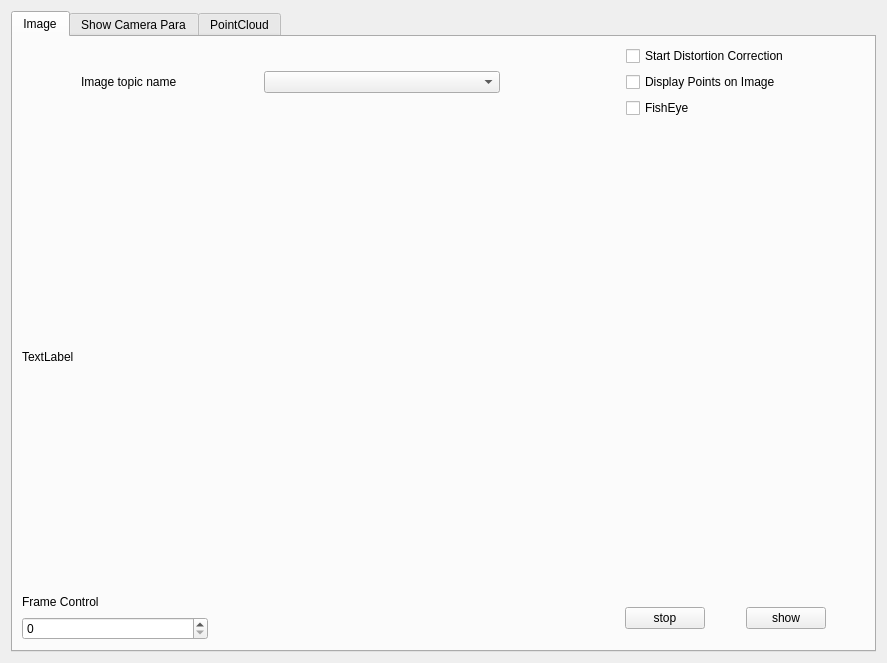
<?xml version="1.0" encoding="UTF-8"?>
<ui version="4.0">
 <class>calibration</class>
 <widget class="QWidget" name="calibration">
  <property name="geometry">
   <rect>
    <x>0</x>
    <y>0</y>
    <width>887</width>
    <height>663</height>
   </rect>
  </property>
  <property name="windowTitle">
   <string>Form</string>
  </property>
  <layout class="QHBoxLayout" name="horizontalLayout_6">
   <item>
    <widget class="QTabWidget" name="tabWidget">
     <property name="currentIndex">
      <number>0</number>
     </property>
     <widget class="QWidget" name="tab">
      <attribute name="title">
       <string>Image</string>
      </attribute>
      <layout class="QHBoxLayout" name="horizontalLayout_11">
       <item>
        <layout class="QVBoxLayout" name="verticalLayout_2" stretch="1,10,1">
         <item>
          <layout class="QHBoxLayout" name="horizontalLayout_3" stretch="4,1,2">
           <item>
            <layout class="QHBoxLayout" name="horizontalLayout_2" stretch="1,2,1,4">
             <item>
              <spacer name="horizontalSpacer_7">
               <property name="orientation">
                <enum>Qt::Horizontal</enum>
               </property>
               <property name="sizeHint" stdset="0">
                <size>
                 <width>13</width>
                 <height>24</height>
                </size>
               </property>
              </spacer>
             </item>
             <item>
              <widget class="QLabel" name="label">
               <property name="text">
                <string>Image topic name</string>
               </property>
              </widget>
             </item>
             <item>
              <spacer name="horizontalSpacer_3">
               <property name="orientation">
                <enum>Qt::Horizontal</enum>
               </property>
               <property name="sizeHint" stdset="0">
                <size>
                 <width>48</width>
                 <height>20</height>
                </size>
               </property>
              </spacer>
             </item>
             <item>
              <widget class="QComboBox" name="image_topic_comboBox"/>
             </item>
            </layout>
           </item>
           <item>
            <spacer name="horizontalSpacer_4">
             <property name="orientation">
              <enum>Qt::Horizontal</enum>
             </property>
             <property name="sizeHint" stdset="0">
              <size>
               <width>48</width>
               <height>20</height>
              </size>
             </property>
            </spacer>
           </item>
           <item>
            <layout class="QVBoxLayout" name="verticalLayout_4">
             <item>
              <widget class="QCheckBox" name="StartRectifier">
               <property name="text">
                <string>Start Distortion Correction</string>
               </property>
              </widget>
             </item>
             <item>
              <widget class="QCheckBox" name="display_points_on_image">
               <property name="text">
                <string>Display Points on Image</string>
               </property>
              </widget>
             </item>
             <item>
              <widget class="QCheckBox" name="is_fisheye">
               <property name="text">
                <string>FishEye</string>
               </property>
              </widget>
             </item>
            </layout>
           </item>
          </layout>
         </item>
         <item>
          <layout class="QVBoxLayout" name="verticalLayout_3" stretch="0">
           <property name="spacing">
            <number>20</number>
           </property>
           <property name="sizeConstraint">
            <enum>QLayout::SetFixedSize</enum>
           </property>
           <item>
            <widget class="QLabel" name="labelImage">
             <property name="text">
              <string>TextLabel</string>
             </property>
            </widget>
           </item>
          </layout>
         </item>
         <item>
          <layout class="QHBoxLayout" name="horizontalLayout_4" stretch="2,4,3">
           <item>
            <layout class="QVBoxLayout" name="verticalLayout_6" stretch="2,1,2,1">
             <item>
              <widget class="QLabel" name="label_2">
               <property name="text">
                <string>Frame Control</string>
               </property>
              </widget>
             </item>
             <item>
              <spacer name="verticalSpacer_5">
               <property name="orientation">
                <enum>Qt::Vertical</enum>
               </property>
               <property name="sizeHint" stdset="0">
                <size>
                 <width>20</width>
                 <height>40</height>
                </size>
               </property>
              </spacer>
             </item>
             <item>
              <widget class="QSpinBox" name="spinBox"/>
             </item>
             <item>
              <spacer name="verticalSpacer_2">
               <property name="orientation">
                <enum>Qt::Vertical</enum>
               </property>
               <property name="sizeHint" stdset="0">
                <size>
                 <width>20</width>
                 <height>40</height>
                </size>
               </property>
              </spacer>
             </item>
            </layout>
           </item>
           <item>
            <spacer name="horizontalSpacer_5">
             <property name="orientation">
              <enum>Qt::Horizontal</enum>
             </property>
             <property name="sizeHint" stdset="0">
              <size>
               <width>40</width>
               <height>20</height>
              </size>
             </property>
            </spacer>
           </item>
           <item>
            <layout class="QVBoxLayout" name="verticalLayout" stretch="1,5,1">
             <property name="spacing">
              <number>2</number>
             </property>
             <property name="sizeConstraint">
              <enum>QLayout::SetFixedSize</enum>
             </property>
             <item>
              <spacer name="verticalSpacer_4">
               <property name="orientation">
                <enum>Qt::Vertical</enum>
               </property>
               <property name="sizeHint" stdset="0">
                <size>
                 <width>20</width>
                 <height>40</height>
                </size>
               </property>
              </spacer>
             </item>
             <item>
              <layout class="QHBoxLayout" name="horizontalLayout">
               <property name="sizeConstraint">
                <enum>QLayout::SetFixedSize</enum>
               </property>
               <item>
                <spacer name="horizontalSpacer_6">
                 <property name="orientation">
                  <enum>Qt::Horizontal</enum>
                 </property>
                 <property name="sizeHint" stdset="0">
                  <size>
                   <width>40</width>
                   <height>20</height>
                  </size>
                 </property>
                </spacer>
               </item>
               <item>
                <widget class="QPushButton" name="pushButton_2">
                 <property name="text">
                  <string>stop</string>
                 </property>
                </widget>
               </item>
               <item>
                <spacer name="horizontalSpacer">
                 <property name="orientation">
                  <enum>Qt::Horizontal</enum>
                 </property>
                 <property name="sizeHint" stdset="0">
                  <size>
                   <width>40</width>
                   <height>20</height>
                  </size>
                 </property>
                </spacer>
               </item>
               <item>
                <widget class="QPushButton" name="pushButton">
                 <property name="text">
                  <string>show</string>
                 </property>
                </widget>
               </item>
               <item>
                <spacer name="horizontalSpacer_2">
                 <property name="orientation">
                  <enum>Qt::Horizontal</enum>
                 </property>
                 <property name="sizeHint" stdset="0">
                  <size>
                   <width>40</width>
                   <height>20</height>
                  </size>
                 </property>
                </spacer>
               </item>
              </layout>
             </item>
             <item>
              <spacer name="verticalSpacer_3">
               <property name="orientation">
                <enum>Qt::Vertical</enum>
               </property>
               <property name="sizeHint" stdset="0">
                <size>
                 <width>20</width>
                 <height>40</height>
                </size>
               </property>
              </spacer>
             </item>
            </layout>
           </item>
          </layout>
         </item>
        </layout>
       </item>
      </layout>
      <zorder>label_3</zorder>
      <zorder>comboBox</zorder>
      <zorder>horizontalSpacer_12</zorder>
      <zorder>checkBox</zorder>
      <zorder>horizontalSpacer_13</zorder>
      <zorder>display_points_on_image</zorder>
      <zorder>is_fisheye</zorder>
      <zorder></zorder>
     </widget>
     <widget class="QWidget" name="tab_2">
      <attribute name="title">
       <string>Show Camera Para</string>
      </attribute>
      <layout class="QHBoxLayout" name="horizontalLayout_9">
       <item>
        <layout class="QVBoxLayout" name="verticalLayout_5">
         <item>
          <layout class="QHBoxLayout" name="horizontalLayout_7">
           <item>
            <widget class="QLabel" name="YamlPath">
             <property name="text">
              <string>Path Name</string>
             </property>
            </widget>
           </item>
           <item>
            <widget class="QLineEdit" name="path"/>
           </item>
          </layout>
         </item>
         <item>
          <widget class="QListView" name="listViewCamera"/>
         </item>
         <item>
          <layout class="QHBoxLayout" name="horizontalLayout_8">
           <item>
            <spacer name="horizontalSpacer_9">
             <property name="orientation">
              <enum>Qt::Horizontal</enum>
             </property>
             <property name="sizeHint" stdset="0">
              <size>
               <width>40</width>
               <height>20</height>
              </size>
             </property>
            </spacer>
           </item>
           <item>
            <widget class="QPushButton" name="openfile">
             <property name="text">
              <string>open</string>
             </property>
            </widget>
           </item>
           <item>
            <spacer name="horizontalSpacer_8">
             <property name="orientation">
              <enum>Qt::Horizontal</enum>
             </property>
             <property name="sizeHint" stdset="0">
              <size>
               <width>40</width>
               <height>20</height>
              </size>
             </property>
            </spacer>
           </item>
           <item>
            <widget class="QPushButton" name="ShowData">
             <property name="text">
              <string>show</string>
             </property>
            </widget>
           </item>
           <item>
            <spacer name="horizontalSpacer_11">
             <property name="orientation">
              <enum>Qt::Horizontal</enum>
             </property>
             <property name="sizeHint" stdset="0">
              <size>
               <width>40</width>
               <height>20</height>
              </size>
             </property>
            </spacer>
           </item>
           <item>
            <widget class="QPushButton" name="publishCameraInfo">
             <property name="text">
              <string>publish</string>
             </property>
            </widget>
           </item>
           <item>
            <spacer name="horizontalSpacer_10">
             <property name="orientation">
              <enum>Qt::Horizontal</enum>
             </property>
             <property name="sizeHint" stdset="0">
              <size>
               <width>40</width>
               <height>20</height>
              </size>
             </property>
            </spacer>
           </item>
          </layout>
         </item>
        </layout>
       </item>
      </layout>
     </widget>
     <widget class="QWidget" name="tab_3">
      <attribute name="title">
       <string>PointCloud</string>
      </attribute>
      <widget class="QListView" name="listView_exandin">
       <property name="geometry">
        <rect>
         <x>20</x>
         <y>90</y>
         <width>256</width>
         <height>192</height>
        </rect>
       </property>
      </widget>
      <widget class="QWidget" name="">
       <property name="geometry">
        <rect>
         <x>11</x>
         <y>10</y>
         <width>575</width>
         <height>54</height>
        </rect>
       </property>
       <layout class="QHBoxLayout" name="horizontalLayout_5">
        <item>
         <widget class="QLabel" name="label_3">
          <property name="text">
           <string>PointCloud Topic Name</string>
          </property>
         </widget>
        </item>
        <item>
         <spacer name="horizontalSpacer_12">
          <property name="orientation">
           <enum>Qt::Horizontal</enum>
          </property>
          <property name="sizeHint" stdset="0">
           <size>
            <width>40</width>
            <height>20</height>
           </size>
          </property>
         </spacer>
        </item>
        <item>
         <widget class="QComboBox" name="comboBox_PointCloud"/>
        </item>
        <item>
         <spacer name="horizontalSpacer_13">
          <property name="orientation">
           <enum>Qt::Horizontal</enum>
          </property>
          <property name="sizeHint" stdset="0">
           <size>
            <width>40</width>
            <height>20</height>
           </size>
          </property>
         </spacer>
        </item>
        <item>
         <layout class="QVBoxLayout" name="verticalLayout_7">
          <item>
           <widget class="QCheckBox" name="checkBoxforPointCloud">
            <property name="text">
             <string>Start PointCloud Calibration</string>
            </property>
           </widget>
          </item>
          <item>
           <widget class="QCheckBox" name="convertPointImage">
            <property name="text">
             <string>Convert Point to Image</string>
            </property>
           </widget>
          </item>
         </layout>
        </item>
       </layout>
      </widget>
     </widget>
    </widget>
   </item>
  </layout>
 </widget>
 <resources/>
 <connections/>
</ui>
